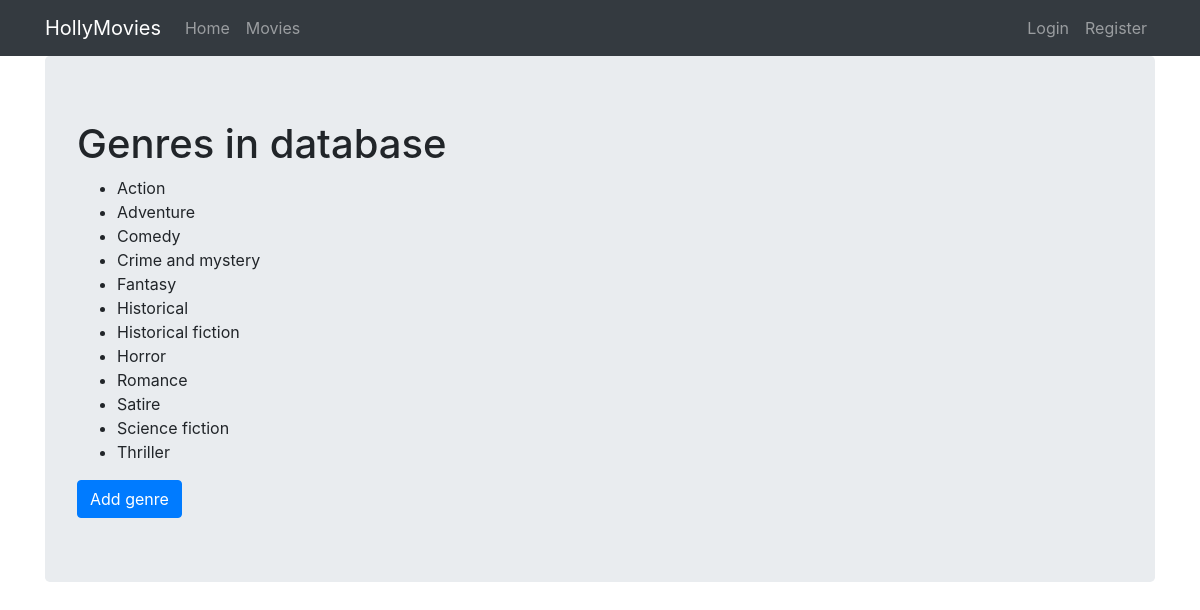
The app's page /genres with its own data.
### viewer/models.py (models this page shows, shortened)
class Genre(Model):
  name = CharField(max_length=128)

### viewer/views.py (the view)
# urls.py: path('genres', GenreView.as_view(), name='genres'),
class GenreView(ListView):
    template_name = 'genres.html'
    model = Genre

### viewer/templates/genres.html (shortened to what this page needs)
{% extends 'base.html' %}
{% block content %}
    <h1>Genres in database</h1>
    <ul>
        {% for genre in object_list %}
         <li>
           {{ genre.name }}
         </li>
       {% endfor %}
    </ul>
    <a href="{% url 'genre_add' %}" class="btn btn-primary">Add genre</a>
{% endblock %}

### records on screen
Genre: name "Action"
Genre: name "Adventure"
Genre: name "Comedy"
Genre: name "Crime and mystery"
Genre: name "Fantasy"
Genre: name "Historical"
Genre: name "Historical fiction"
Genre: name "Horror"
Genre: name "Romance"
Genre: name "Satire"
Genre: name "Science fiction"
Genre: name "Thriller"
